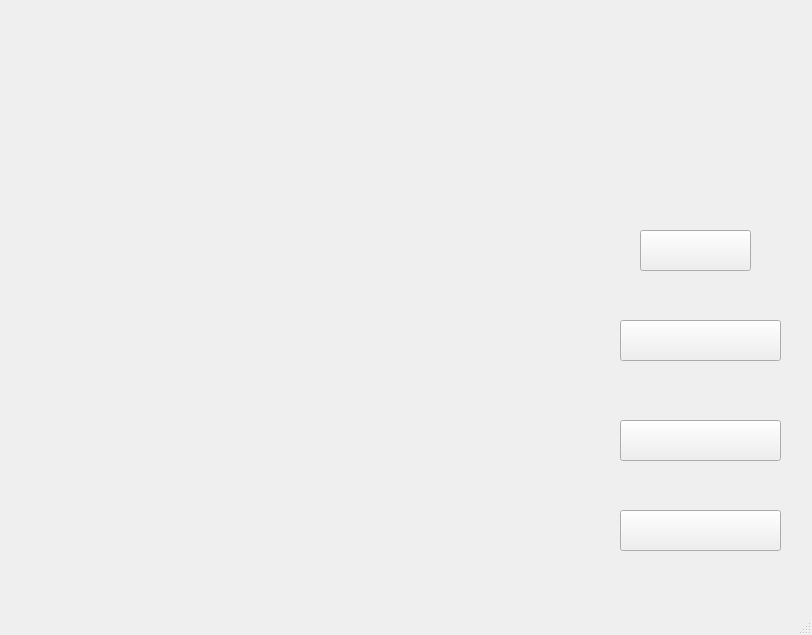
<?xml version="1.0" encoding="UTF-8"?>
<ui version="4.0">
 <class>MainWindow_01</class>
 <widget class="QMainWindow" name="MainWindow_01">
  <property name="geometry">
   <rect>
    <x>0</x>
    <y>0</y>
    <width>812</width>
    <height>635</height>
   </rect>
  </property>
  <property name="windowTitle">
   <string>MainWindow</string>
  </property>
  <widget class="QWidget" name="centralwidget">
   <widget class="QFrame" name="BackGround">
    <property name="geometry">
     <rect>
      <x>-50</x>
      <y>-70</y>
      <width>961</width>
      <height>771</height>
     </rect>
    </property>
    <property name="styleSheet">
     <string notr="true">#BackGround{
	border-image: url(:/picture/background.jpg);

}</string>
    </property>
    <property name="frameShape">
     <enum>QFrame::StyledPanel</enum>
    </property>
    <property name="frameShadow">
     <enum>QFrame::Raised</enum>
    </property>
    <widget class="QPushButton" name="StartGame">
     <property name="geometry">
      <rect>
       <x>670</x>
       <y>490</y>
       <width>161</width>
       <height>41</height>
      </rect>
     </property>
     <property name="styleSheet">
      <string notr="true">color: qlineargradient(spread:pad, x1:0, y1:0, x2:1, y2:0, stop:0 rgba(0, 0, 0, 255), stop:1 rgba(255, 255, 255, 255));</string>
     </property>
     <property name="text">
      <string/>
     </property>
     <property name="icon">
      <iconset resource="pic.qrc">
       <normaloff>:/picture/visitor.png</normaloff>:/picture/visitor.png</iconset>
     </property>
     <property name="iconSize">
      <size>
       <width>300</width>
       <height>100</height>
      </size>
     </property>
    </widget>
    <widget class="QPushButton" name="help">
     <property name="geometry">
      <rect>
       <x>690</x>
       <y>300</y>
       <width>111</width>
       <height>41</height>
      </rect>
     </property>
     <property name="styleSheet">
      <string notr="true">border-image: url(:/new/prefix1/image/bottons.qrc);</string>
     </property>
     <property name="text">
      <string/>
     </property>
     <property name="icon">
      <iconset resource="pic.qrc">
       <normaloff>:/picture/help.png</normaloff>:/picture/help.png</iconset>
     </property>
     <property name="iconSize">
      <size>
       <width>300</width>
       <height>40</height>
      </size>
     </property>
    </widget>
    <widget class="QPushButton" name="ourteam">
     <property name="geometry">
      <rect>
       <x>670</x>
       <y>580</y>
       <width>161</width>
       <height>41</height>
      </rect>
     </property>
     <property name="text">
      <string/>
     </property>
     <property name="icon">
      <iconset resource="pic.qrc">
       <normaloff>:/picture/ourteam.png</normaloff>:/picture/ourteam.png</iconset>
     </property>
     <property name="iconSize">
      <size>
       <width>150</width>
       <height>40</height>
      </size>
     </property>
    </widget>
    <widget class="QPushButton" name="pushButton">
     <property name="geometry">
      <rect>
       <x>670</x>
       <y>390</y>
       <width>161</width>
       <height>41</height>
      </rect>
     </property>
     <property name="text">
      <string/>
     </property>
     <property name="icon">
      <iconset resource="pic.qrc">
       <normaloff>:/picture/login.png</normaloff>:/picture/login.png</iconset>
     </property>
     <property name="iconSize">
      <size>
       <width>150</width>
       <height>40</height>
      </size>
     </property>
    </widget>
    <zorder>help</zorder>
    <zorder>StartGame</zorder>
    <zorder>ourteam</zorder>
    <zorder>pushButton</zorder>
   </widget>
  </widget>
  <widget class="QMenuBar" name="menubar">
   <property name="geometry">
    <rect>
     <x>0</x>
     <y>0</y>
     <width>812</width>
     <height>21</height>
    </rect>
   </property>
  </widget>
  <widget class="QStatusBar" name="statusbar"/>
 </widget>
 <resources>
  <include location="pic.qrc"/>
 </resources>
 <connections/>
</ui>
